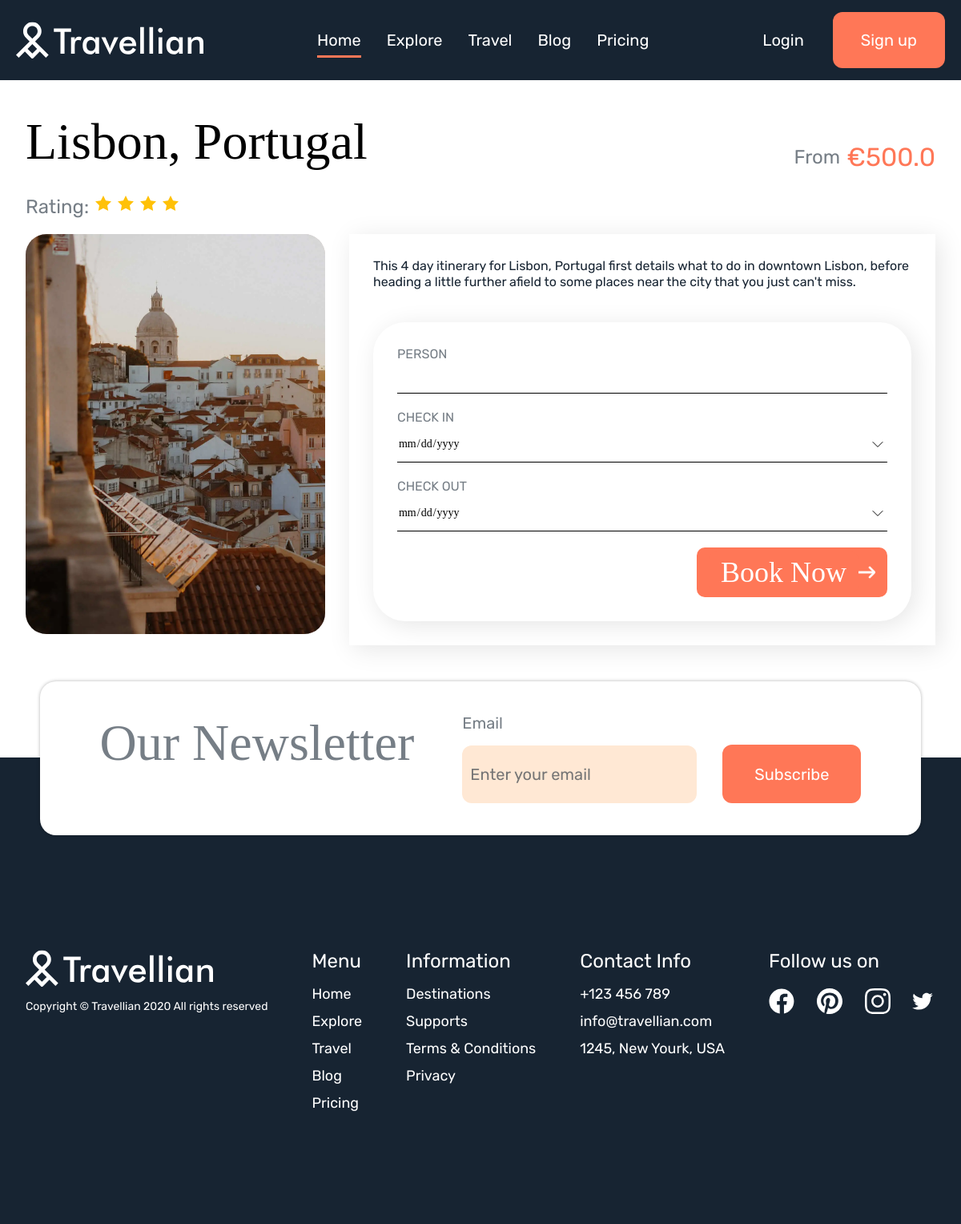
Screenshot of /offers/1 with the database file from the repository.
### diploma_page/models.py (models this page shows)
class Trips(models.Model):
    title = models.CharField(max_length=100)
    type = models.CharField(max_length=100)
    cost = models.FloatField(max_length=10)
    days = models.IntegerField()
    rating = models.IntegerField()
    description = models.TextField(max_length=400)
    trip_image = models.ImageField(null = True, blank=True, upload_to="images/")
    is_special = models.BooleanField()
    def __str__(self):
        return "id: " + str(self.id) + " - " + self.title

### diploma_page/views.py (the view)
# urls.py: path('offers/<int:id>', offer_item, name='offer_item'),
def offer_item(request, id):
    data = Trips.objects.get(id = id)
    order_form = createOrderForm(request, data)
    form = registerForm(request)
    return render(request, 'offer-page/index.html', {'data': data, 'form': form, 'order_form': order_form})

### diploma_page/forms.py
class AccountCreationForm(UserCreationForm):
    login = forms.BooleanField(widget=forms.HiddenInput, initial=True)
    def __init__(self, *args, **kwargs):
        super().__init__(*args, **kwargs)
        self.fields['username'].widget.attrs.update({'placeholder':_('Username')})
        self.fields['password1'].widget.attrs.update({'placeholder':_('Password')})
        self.fields['password2'].widget.attrs.update({'placeholder':_('Repeat password')})

class OrderForm(ModelForm):
    order = forms.BooleanField(widget=forms.HiddenInput, initial=True)
    class Meta:
        model = Orders
        fields = ["trip", "person_count", "check_in", "check_out"]
        widgets = {
            'check_in': DateInput(),
            'check_out': DateInput()
        }
    def __init__(self, *args, **kwargs):
        super(OrderForm, self).__init__(*args, **kwargs)
        self.fields['trip'].required = False

### diploma_page/views.py (called while the page is built)
def registerForm(request):
    if request.method == "POST" and 'login' in request.POST:
        form = AccountCreationForm(request.POST)
        if form.is_valid():
            form.save()
            return HttpResponseRedirect("/")
        else:
            messages.error(request, form.errors, extra_tags="register")
    else:
        form = AccountCreationForm()
    return form

def createOrderForm(request, data):
    if request.method == 'POST':
        if 'order' in request.POST:
            order_form = OrderForm(request.POST)
            if order_form.is_valid():
                print("if order_form.is_valid():")
                order = order_form.save(commit=False)
                order.user = request.user
                try:
                    order.trip
                except:
                    order.trip = data
                order.save()
                messages.success(request, "Order placed successfully!")
                return HttpResponseRedirect('/')  # Redirect after successful order placement
    else:
        order_form = OrderForm()
    return order_form

### diploma_page/templates/offer-page/index.html (shortened to what this page needs)
{% extends '../base.html' %}
{% block head %}
{% load static %}
<head>
    <link rel="stylesheet" href="{% static 'offer-page/styles/style.css' %}">
<head>
{% endblock head %}
{% block content %}
    <section class="offer-info">
        <div class="section-wrap">
            <div class="inner-wrap">
                <div class="offer-info-head">
                    <div class="offer-head-left">
                        <div class="offer-title black-text">
                            <h1 class = "title-big">
                                {{ data.title }}
                            </h1>
                        </div>
                        <div class = "offer-rate">
                            <span class="title-small grey-text">Rating: </span>
                            {% for i in '0123456789'|make_list %}
                            {% if  forloop.counter <= data.rating %}
                            <svg width="24" height="24" viewBox="0 0 24 24" fill="none" xmlns="http://www.w3.org/2000/svg">
                                <path d="M12 2.00006L15.09 8.26006L22 9.27006L17 14.1401L18.18 21.0201L12 17.7701L5.82 21.0201L7 14.1401L2 9.27006L8.91 8.26006L12 2.00006Z" fill="#FFC107"/>
                                </svg>
                            {% endif %}
                        {% endfor %}
                        </div>
                    </div>
                    <div class = "offer-price-wrap">
                        <span class = "title-small grey-text">From</span>
                        <span class = "offer-price">€{{data.cost}}</span>
                    </div>
                </div>
                <div class="offer-info-content">
                    <img src="../media/{{data.trip_image}}" alt="offer1" class="offer-image-block">
                    <div class="offer-info-content-right">
                        <span class = "offer-description d-block">
                            {{data.description}}
                        </span>
                        <div class="offer-form-wrap">
                            <form class="d-flex offer-form" method="POST">
                                <div class="form-item flex-column d-flex">
                                    <label for="person">Person</label>
                                    {{ order_form.person_count }}
                                </div>
                                <div class="form-item flex-column d-flex">
                                    <label for="check-in">Check in</label>
                                    {{ order_form.check_in }}
                                </div>
                                <div class="form-item flex-column d-flex">
                                    <label for="check-out">Check out</label>
                                    {{ order_form.check_out }}
                                </div>
                                <div class="book-btn d-flex">
                                    <input class = "book-btn pointer" type="submit" value="Book Now">
                                </div>
                            </form>
                        </div>
                    </div>
                </div>
            </div>
        </div>
    </section>
    {% endblock content %}

### diploma_page/static/styles/style.css (style rules this page uses)
a, abbr, acronym, address, applet, article, aside, audio, b, big, blockquote, body, canvas, caption, center, cite, code, dd, del, details, dfn, div, dl, dt, em, embed, fieldset, figcaption, figure, footer, form, h1, h2, h3, h4, h5, h6, header, hgroup, html, i, iframe, img, ins, kbd, label, legend, li, mark, menu, nav, object, ol, output, p, pre, q, ruby, s, samp, section, small, span, strike, strong, sub, summary, sup, table, tbody, td, tfoot, th, thead, time, tr, tt, u, ul, var, video { margin: 0; padding: 0; border: 0; font-size: 100%; font: inherit; vertical-align: baseline }
article, aside, details, figcaption, figure, footer, header, hgroup, menu, nav, section { display: block }
body { line-height: 1 }
:root { --main-page-color: #FF7757; --secondary-color: #172432; --desktop-vertical-padding: 182px; --secondary-text-color: #767E86; --page-font1: Playfair Display; --page-font2: Rubik }
.form-item { gap: 12px }
.form-item label { color: var(--secondary-text-color); font-family: var(--page-font2); font-size: 16px; text-transform: uppercase }
input[type=date] { appearance: textfield; -webkit-appearance: textfield; -moz-appearance: textfield }
.book-btn { width: 100%; background: var(--main-page-color); border: none; color: #fff; font-family: var(--page-font1); font-size: 36px; height: 100%; text-align: left }
.book-arrow { width: 21px; stroke-width: 1px; stroke: #fff }
.offer-image-block { height: 286px; width: 100%; border-radius: 26px 26px 0 0; background: -webkit-gradient(linear, left bottom, left top, from(rgba(255, 119, 87, .1)), to(rgba(255, 119, 87, .1))), #d3d3d3; background: -o-linear-gradient(bottom, rgba(255, 119, 87, .1) 0, rgba(255, 119, 87, .1) 100%), #d3d3d3; background: linear-gradient(0deg, rgba(255, 119, 87, .1) 0, rgba(255, 119, 87, .1) 100%), #d3d3d3 }
.offer-title { padding-bottom: 8px; font-family: Mulish; font-size: 28px }
.offer-description { color: #172432; font-family: var(--page-font2); font-size: 16px; line-height: 20px }
.offer-price-wrap { display: -webkit-box; display: -ms-flexbox; display: flex; -webkit-box-align: center; -ms-flex-align: center; align-items: center; gap: 8px }
.offer-price { color: var(--main-page-color); font-family: var(--page-font2); font-size: 32px }
@media only screen and (min-width:720px) { .title-big { font-size: 54px !important } }
@media only screen and (min-width:720px) { .title-small { font-size: 24px !important } }
@media only screen and (min-width:720px) { .book-btn { white-space: normal; width: 75% } }
@media only screen and (min-width:720px) { .form-item { -webkit-box-flex: 1; -ms-flex: 1 1 0px; flex: 1 1 0px; min-width: calc(50% - 20px); -ms-flex-item-align: center; -ms-grid-row-align: center; align-self: center } }
@media only screen and (min-width:720px) { .section-wrap { padding: 80px 32px !important } }
@media only screen and (min-width:720px) { .offer-image-block { background-position: 50% } }
@media only screen and (min-width:720px) { .section-wrap { overflow: hidden } }
@media only screen and (min-width:1122px) { .section-wrap { padding: 100px 0 !important } }
@media only screen and (min-width:1122px) { .section-wrap>* { padding: 0 32px !important } }
@media only screen and (min-width:1122px) { .title-big { font-size: 64px !important } }
@media only screen and (min-width:1122px) { .title-small { font-size: 24px !important } }
@media only screen and (min-width:1122px) { .form-item { min-width: 0 } }
body { line-height: normal }
.black-text { color: #000 }
.grey-text { color: var(--secondary-text-color) !important }
.d-block { display: block }
.d-flex { display: -webkit-box; display: -ms-flexbox; display: flex }
.pointer { cursor: pointer }
.title-big { font-family: var(--page-font1); font-size: 40px }
.normal-text, .title-small { font-family: var(--page-font2); font-size: 18px }
input { border: none }
.section-wrap { padding: 80px 16px }
.flex-column { -webkit-box-orient: vertical; -webkit-box-direction: normal; -ms-flex-direction: column; flex-direction: column }
.offer-description, .offer-text-block { -webkit-box-flex: 1; -ms-flex: 1; flex: 1 }

### rows the page displays
Trips: title "Lisbon, Portugal", rating 4 (drawn), cost "500.0", trip_image (picture), description "This 4 day itinerary for Lisbon, Portugal first details what to do in downtown Lisbon, before heading a little further afield to some places near the city that you just can't miss."
